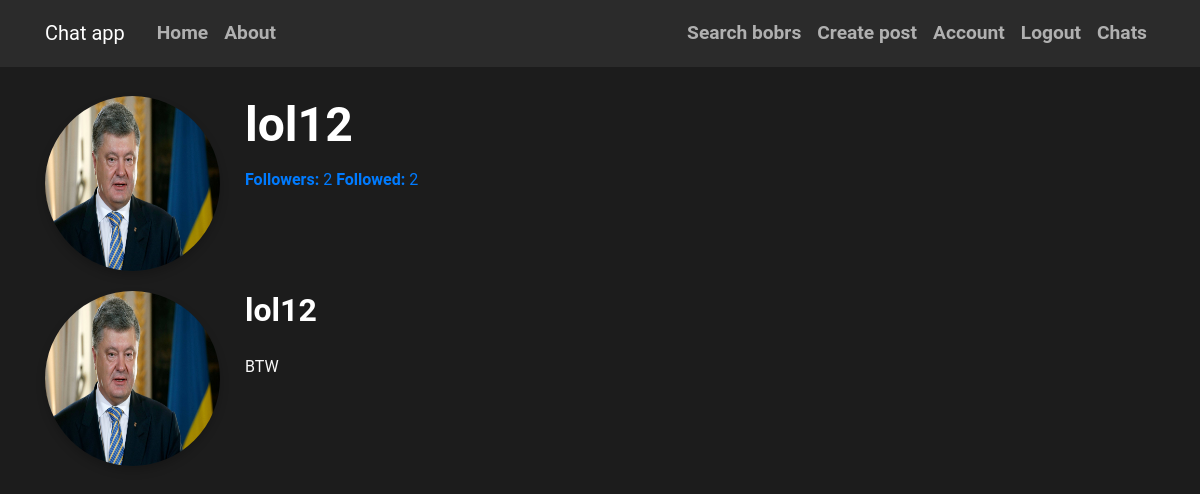
Page /user_info/lol12 (signed in) on the earlier database version.
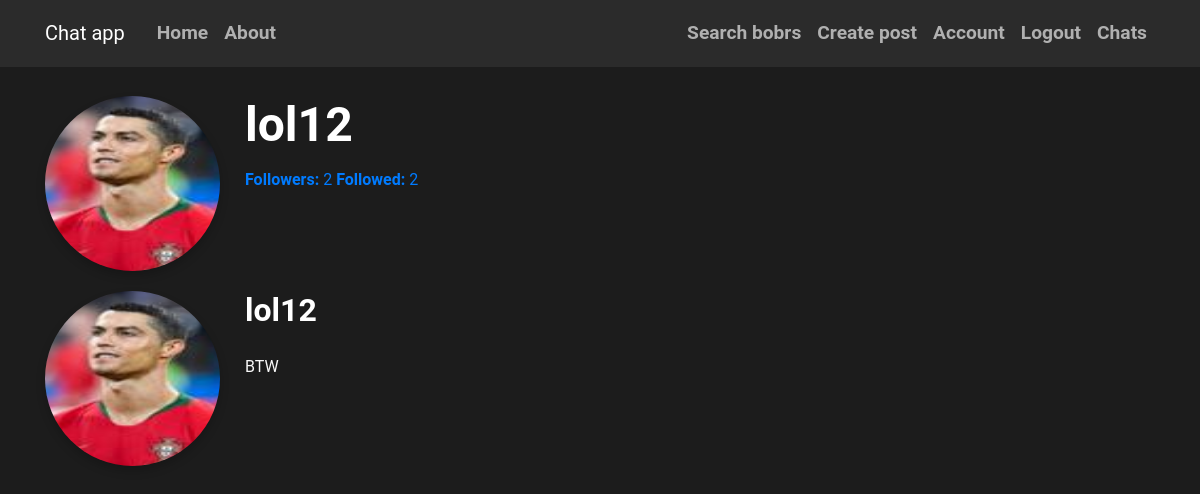
Same page on the later database version.
### flaskblog/models.py (models this page shows, shortened)
class User(db.Model, UserMixin):
    id = db.Column(db.Integer, primary_key=True)
    username = db.Column(db.String(20), unique=True, nullable=False)
    email = db.Column(db.String(120), unique=True, nullable=False)
    image_file = db.Column(db.String(20), nullable=False, default='default.jpg')
    password = db.Column(db.String(60), nullable=False)
    posts = db.relationship('Post', backref='author', lazy=True)
    followed = db.relationship('Follow', foreign_keys='Follow.follower_id',
                               back_populates='follower', lazy='dynamic',
                               cascade='all, delete-orphan')
    followers = db.relationship('Follow', foreign_keys='Follow.followed_id',
                                back_populates='followed', lazy='dynamic',
                                cascade='all, delete-orphan')
    sent_messages = db.relationship('Message', foreign_keys='Message.sender_id',
                                    back_populates='sender', lazy=True)
    received_messages = db.relationship('Message', foreign_keys='Message.recipient_id',
                                        back_populates='recipient', lazy=True)

class Post(db.Model):
    id = db.Column(db.Integer, primary_key=True)
    title = db.Column(db.String(100), nullable=False)
    date_posted = db.Column(db.DateTime, nullable=False, default=datetime.utcnow)
    content = db.Column(db.Text, nullable=False)
    user_id = db.Column(db.Integer, db.ForeignKey('user.id'), nullable=False)

### flaskblog/routes.py (the view)
@app.route("/user_info/<username>")
def user_info(username):
    user = User.query.filter_by(username=username).first_or_404()
    page = request.args.get('page', 1, type=int)
    posts = Post.query.filter_by(author=user).order_by(Post.date_posted.desc()).paginate(page=page, per_page=5)
    return render_template('user_info.html', user=user, posts=posts)

### flaskblog/models.py (called while the page is built)
@login_manager.user_loader
def load_user(user_id):
    return User.query.get(int(user_id))

### flaskblog/templates/user_info.html (shortened to what this page needs)
{% extends "base.html" %}
{% block content %}
<div class="contain">
  <div class="user-info-section">
    <div class="media">
      <img class="rounded-circle account-img" src="{{ url_for('static', filename='pictures/' + user.image_file) }}" alt="Profile Image">
      <div class="media-body">
        <h2 class="account-heading">{{ user.username }}</h2>
        <a href="{{ url_for('followers',username=user.username)}}"><strong>Followers:</strong> {{ user.followers.count() }}</a>
        <a href="{{ url_for('followed',username=user.username) }}"><strong>Followed:</strong> {{ user.followed.count() }}</a>
      </div>
    </div>
  </div>
  <div class="user-posts-section">
    {% for post in posts %}
    <div class="post-card">
      <div class="media">
        <img class="rounded-circle account-img" src="{{ url_for('static', filename='pictures/' + user.image_file) }}" alt="Profile Image">
        <div class="media-body">
          <h2 class="post-author">{{ post.author.username }}</h2>
          <p class="post-content">{{ post.content }}</p>
        </div>
      </div>
    </div>
    {% endfor %}
  </div>
</div>
{% endblock %}

Differences in the rows shown:
changed User "lol12": image_file: picture added in place of a placeholder
changed through a linked row, Post "BTW": image_file: picture added in place of a placeholder
